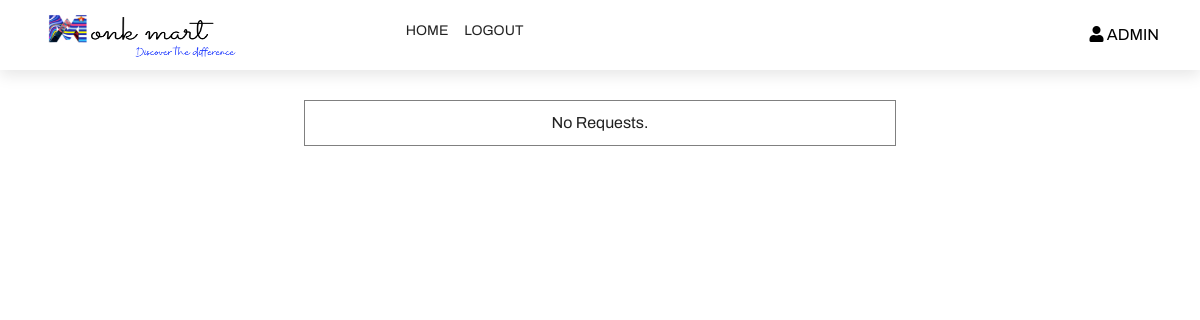
The page /admin-requests.php (signed in) on the database as committed earlier.
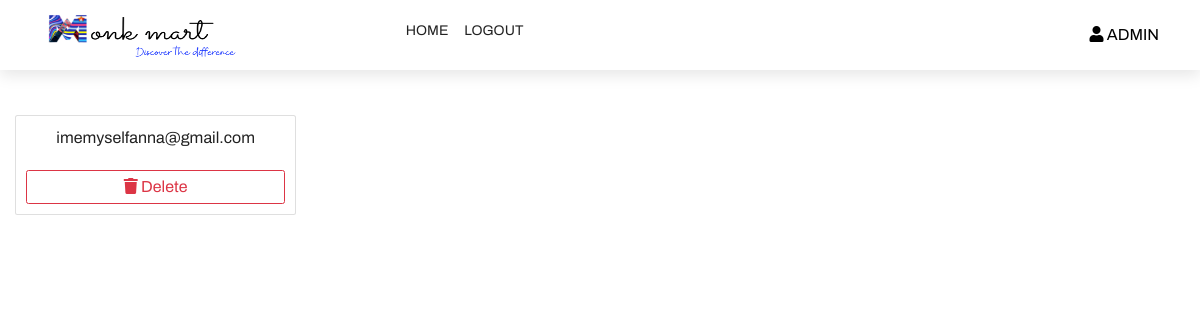
The same page on the database as committed later.
### tables this page shows
CREATE TABLE `forgotPassword` (
  `id` int(10) NOT NULL,
  `email` varchar(100) NOT NULL
);

### admin-requests.php (the view, shortened to what this page needs)
<?php
include('config/login-check.php');
?>
<!DOCTYPE html>
<html lang="en">
    <head>
        <link rel="stylesheet" href="https://cdnjs.cloudflare.com/ajax/libs/font-awesome/5.15.3/css/all.min.css"
    />
        <link href="https://cdn.jsdelivr.net/npm/bootstrap@5.1.3/dist/css/bootstrap.min.css" rel="stylesheet">
        <link rel="stylesheet" href="https://cdnjs.cloudflare.com/ajax/libs/Glide.js/3.4.1/css/glide.core.css">
        <link rel="stylesheet" href="https://cdnjs.cloudflare.com/ajax/libs/Glide.js/3.4.1/css/glide.theme.min.css
">
        <link rel="stylesheet" href="https://unpkg.com/aos@next/dist/aos.css" />
        <link rel="stylesheet" href="styles.css" />
    </head>
    <body>
        <header id="header" class="header">
            <div class="navigation">
                <div class="container">
                    <nav class="nav">
                        <div class="nav__logo">
                        <img src="images\mms.png" width="200" height="50">
                    </div>
                        <div class="nav__menu">
                            <ul class="nav__list">
                            <li class="nav__item">
                                    <a href="admin-home.php" class="nav__link " >HOME</a>
                                </li>
                                <li class="nav__item">
                                    <a href="config/logout.php" class="nav__link " >LOGOUT</a>
                                </li>
                            </ul>
                        </div>
                        <a class="icon__item" style="color:black">
                        <i class="fas fa-user"></i>
                            ADMIN
                        </a>
                    </nav>
                </div>
            </div>
        </header>
    </body>
    <div class="mt-4 p-4">
        <div class="row">
            <?php
                $sql = "SELECT * FROM forgotPassword";
                $result = $conn->query($sql);
                if($result->num_rows>0){
                    while($row=$result->fetch_assoc()){
            ?>
            <div class="col-sm col-md-3">
                <div class="card mt-4 mb-4">
                    <div class="card-body">
                        <p style="text-align:center"><?php echo $row['email']; ?></p>
                        <button style="margin-top:10px;width:100%;font-size:100%" data-bs-target="#exampleModal3" data-bs-toggle="modal" onclick="myFunction(<?php echo $row['id']; ?>)" type="button" class="btn btn-outline-danger"><i class="fas fa-trash"></i> Delete</button>
                    </div>
                </div>
            </div>
            <?php
                    }
                }
                else { ?>
                    <p style="border:1px solid grey; padding:10px;display: block;margin-left: auto;margin-right: auto;width: fit-content; min-width:50%;text-align:center">No Requests.</p>
                    <?php
                    }
                ?>
        </div>
    </div>

Rows that differ between the two databases and show on the page:
added forgotpassword: email "imemyselfanna@gmail.com", $row['id'] 1 (drawn)
Other text that changed with them:
text no longer shown: "No Requests."
